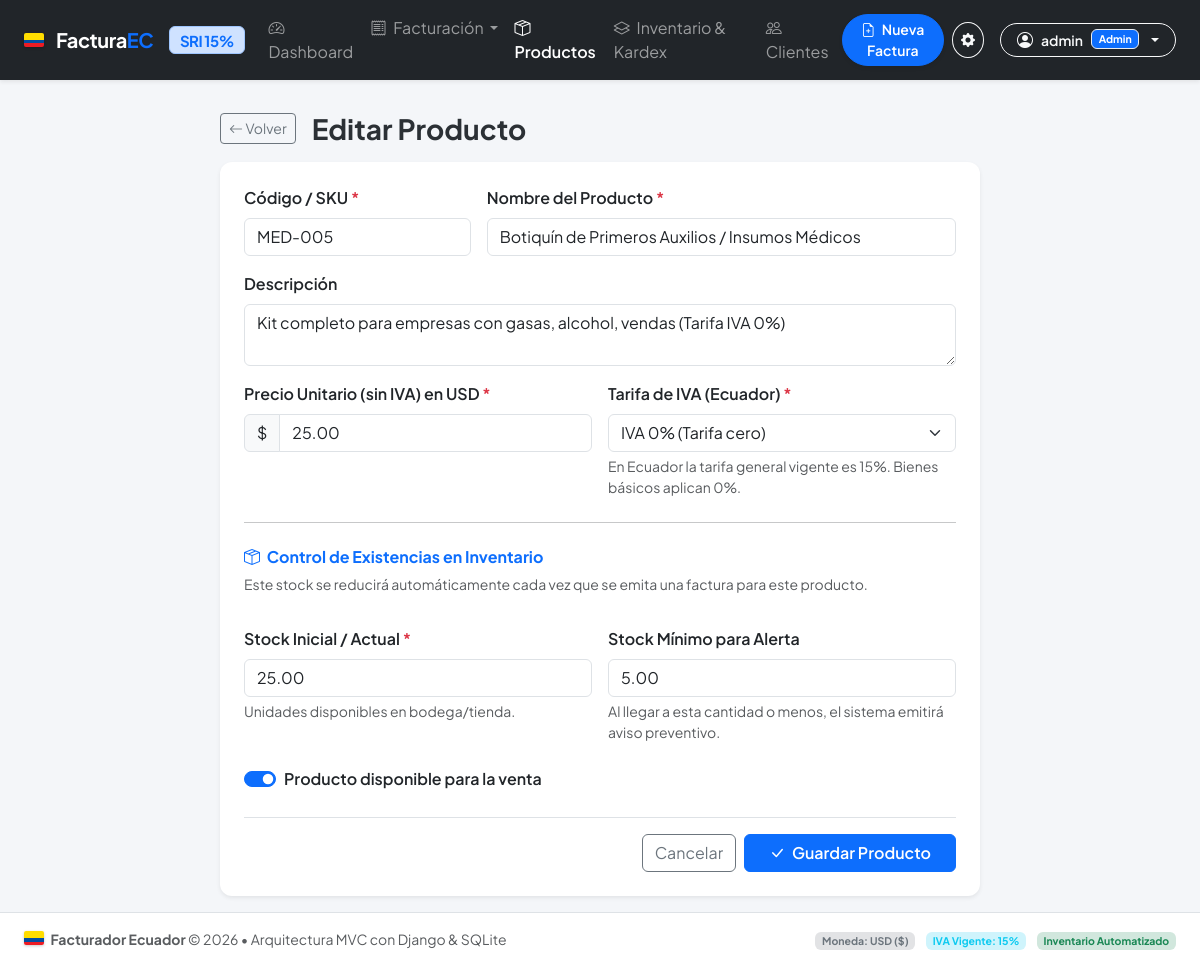
The page /productos/5/editar/ (signed in) on the database its author committed.
### src/facturador/models.py (models this page shows, shortened)
class Producto(models.Model):
    TARIFA_IVA_CHOICES = [
        (Decimal('15.00'), 'IVA 15% (Tarifa vigente Ecuador)'),
        (Decimal('0.00'), 'IVA 0% (Tarifa cero)'),
    ]
    codigo = models.CharField(max_length=50, unique=True, verbose_name="Código / SKU")
    nombre = models.CharField(max_length=200, verbose_name="Nombre del Producto")
    descripcion = models.TextField(blank=True, default="", verbose_name="Descripción")
    precio_unitario = models.DecimalField(max_digits=12, decimal_places=2, verbose_name="Precio Unitario (sin IVA)")
    tarifa_iva = models.DecimalField(
        max_digits=5,
        decimal_places=2,
        choices=TARIFA_IVA_CHOICES,
        default=Decimal('15.00'),
        verbose_name="Tarifa de IVA"
    )
    stock = models.DecimalField(max_digits=12, decimal_places=2, default=Decimal('0.00'), verbose_name="Stock en Inventario")
    stock_minimo = models.DecimalField(max_digits=12, decimal_places=2, default=Decimal('5.00'), verbose_name="Stock Mínimo")
    activo = models.BooleanField(default=True, verbose_name="Activo")
    creado_en = models.DateTimeField(auto_now_add=True)
    actualizado_en = models.DateTimeField(auto_now=True)
    class Meta:
        verbose_name = "Producto"
        verbose_name_plural = "Productos"
        ordering = ['nombre']

### src/facturador/views.py (the view)
# urls.py: path('productos/<int:pk>/editar/', views.producto_editar, name='producto_editar'),
@bodeguero_o_admin
def producto_editar(request, pk):
    producto = get_object_or_404(Producto, pk=pk)
    if request.method == 'POST':
        form = ProductoForm(request.POST, instance=producto)
        if form.is_valid():
            form.save()
            messages.success(request, f"Producto '{producto.nombre}' actualizado.")
            return redirect('producto_lista')
    else:
        form = ProductoForm(instance=producto)
    return render(request, 'facturador/producto_form.html', {'form': form, 'titulo': 'Editar Producto', 'producto': producto})

### src/facturador/forms.py
class ProductoForm(forms.ModelForm):
    class Meta:
        model = Producto
        fields = ['codigo', 'nombre', 'descripcion', 'precio_unitario', 'tarifa_iva', 'stock', 'stock_minimo', 'activo']
        widgets = {
            'codigo': forms.TextInput(attrs={'class': 'form-control', 'placeholder': 'Ej. PROD-001'}),
            'nombre': forms.TextInput(attrs={'class': 'form-control', 'placeholder': 'Nombre descriptivo'}),
            'descripcion': forms.Textarea(attrs={'class': 'form-control', 'rows': 2, 'placeholder': 'Detalles adicionales (opcional)'}),
            'precio_unitario': forms.NumberInput(attrs={'class': 'form-control', 'step': '0.01', 'min': '0'}),
            'tarifa_iva': forms.Select(attrs={'class': 'form-select'}),
            'stock': forms.NumberInput(attrs={'class': 'form-control', 'step': '1', 'min': '0'}),
            'stock_minimo': forms.NumberInput(attrs={'class': 'form-control', 'step': '1', 'min': '0'}),
            'activo': forms.CheckboxInput(attrs={'class': 'form-check-input'}),
        }

### src/facturador/models.py (called while the page is built)
    @property
    def es_admin(self):
        return self.rol == self.ROL_ADMIN or self.usuario.is_superuser

    @property
    def es_asesor(self):
        return self.rol in [self.ROL_ADMIN, self.ROL_ASESOR] or self.usuario.is_superuser

    @property
    def es_bodeguero(self):
        return self.rol in [self.ROL_ADMIN, self.ROL_BODEGUERO] or self.usuario.is_superuser

### templates/facturador/producto_form.html (shortened to what this page needs)
{% extends 'base.html' %}
{% block content %}
<div class="row justify-content-center">
    <div class="col-lg-8">
        <div class="d-flex align-items-center mb-3">
            <a href="{% url 'producto_lista' %}" class="btn btn-outline-secondary btn-sm me-3">
                <i class="bi bi-arrow-left"></i> Volver
            </a>
            <h3 class="fw-bold mb-0">{{ titulo }}</h3>
        </div>
        <div class="card shadow-sm">
            <div class="card-body p-4">
                <form method="post" novalidate>
                    <div class="row g-3">
                        <div class="col-md-4">
                            <label class="form-label fw-semibold">Código / SKU <span class="text-danger">*</span></label>
                            {{ form.codigo }}
                        </div>
                        <div class="col-md-8">
                            <label class="form-label fw-semibold">Nombre del Producto <span class="text-danger">*</span></label>
                            {{ form.nombre }}
                        </div>
                        <div class="col-12">
                            <label class="form-label fw-semibold">Descripción</label>
                            {{ form.descripcion }}
                        </div>
                        <div class="col-md-6">
                            <label class="form-label fw-semibold">Precio Unitario (sin IVA) en USD <span class="text-danger">*</span></label>
                            <div class="input-group">
                                <span class="input-group-text">$</span>
                                {{ form.precio_unitario }}
                            </div>
                        </div>
                        <div class="col-md-6">
                            <label class="form-label fw-semibold">Tarifa de IVA (Ecuador) <span class="text-danger">*</span></label>
                            {{ form.tarifa_iva }}
                            <div class="form-text">En Ecuador la tarifa general vigente es 15%. Bienes básicos aplican 0%.</div>
                        </div>
                        <div class="col-12"><hr class="my-2"></div>
                        <div class="col-12">
                            <h6 class="fw-bold text-primary mb-2">
                                <i class="bi bi-box-seam me-1"></i> Control de Existencias en Inventario
                            </h6>
                            <p class="text-muted small mb-3">
                                Este stock se reducirá automáticamente cada vez que se emita una factura para este producto.
                            </p>
                        </div>
                        <div class="col-md-6">
                            <label class="form-label fw-semibold">Stock Inicial / Actual <span class="text-danger">*</span></label>
                            {{ form.stock }}
                            <div class="form-text">Unidades disponibles en bodega/tienda.</div>
                        </div>
                        <div class="col-md-6">
                            <label class="form-label fw-semibold">Stock Mínimo para Alerta</label>
                            {{ form.stock_minimo }}
                            <div class="form-text">Al llegar a esta cantidad o menos, el sistema emitirá aviso preventivo.</div>
                        </div>
                        <div class="col-12">
                            <div class="form-check form-switch mt-2">
                                {{ form.activo }}
                                <label class="form-check-label fw-semibold" for="{{ form.activo.id_for_label }}">
                                    Producto disponible para la venta
                                </label>
                            </div>
                        </div>
                    </div>
                    <div class="d-flex justify-content-end gap-2 mt-4 pt-3 border-top">
                        <a href="{% url 'producto_lista' %}" class="btn btn-outline-secondary">Cancelar</a>
                        <button type="submit" class="btn btn-primary px-4 fw-semibold">
                            <i class="bi bi-check-lg me-1"></i> Guardar Producto
                        </button>
                    </div>
                </form>
            </div>
        </div>
    </div>
</div>
{% endblock %}

### templates/base.html (shortened to what this page needs)
{% load static %}
<!DOCTYPE html>
<html lang="es">
<head>
    <link href="https://cdn.jsdelivr.net/npm/bootstrap@5.3.3/dist/css/bootstrap.min.css" rel="stylesheet">
    <link rel="stylesheet" href="https://cdn.jsdelivr.net/npm/bootstrap-icons@1.11.3/font/bootstrap-icons.min.css">
    <link rel="stylesheet" href="{% static 'css/style.css' %}">
</head>
<body>
    <nav class="navbar navbar-expand-lg navbar-dark bg-dark sticky-top no-print shadow-sm">
        <div class="container-fluid px-4">
            <a class="navbar-brand navbar-brand-custom text-white" href="{% url 'dashboard' %}">
                <span class="flag-badge me-1"></span>
                <span>Factura<span class="text-primary fw-bold">EC</span></span>
                <span class="badge bg-primary-subtle text-primary border border-primary-subtle ms-2 fs-7">SRI 15%</span>
            </a>
            <div class="collapse navbar-collapse" id="navbarMain">
                {% if request.user.is_authenticated %}
                <ul class="navbar-nav me-auto mb-2 mb-lg-0">
                    <li class="nav-item">
                        <a class="nav-link {% if request.resolver_match.url_name == 'dashboard' %}active fw-semibold text-white{% endif %}" href="{% url 'dashboard' %}">
                            <i class="bi bi-speedometer2 me-1"></i> Dashboard
                        </a>
                    </li>
                    {% if request.user.perfil.es_asesor %}
                    <li class="nav-item dropdown">
                        <a class="nav-link dropdown-toggle {% if 'factura' in request.resolver_match.url_name %}active fw-semibold text-white{% endif %}" href="#" role="button" data-bs-toggle="dropdown">
                            <i class="bi bi-receipt me-1"></i> Facturación
                        </a>
                    </li>
                    {% endif %}
                    <li class="nav-item">
                        <a class="nav-link {% if 'producto' in request.resolver_match.url_name %}active fw-semibold text-white{% endif %}" href="{% url 'producto_lista' %}">
                            <i class="bi bi-box-seam me-1"></i> Productos
                        </a>
                    </li>
                    {% if request.user.perfil.es_bodeguero %}
                    <li class="nav-item">
                        <a class="nav-link {% if 'inventario' in request.resolver_match.url_name %}active fw-semibold text-white{% endif %}" href="{% url 'inventario_dashboard' %}">
                            <i class="bi bi-layers me-1"></i> Inventario & Kardex
                        </a>
                    </li>
                    {% endif %}
                    {% if request.user.perfil.es_asesor %}
                    <li class="nav-item">
                        <a class="nav-link {% if 'cliente' in request.resolver_match.url_name %}active fw-semibold text-white{% endif %}" href="{% url 'cliente_lista' %}">
                            <i class="bi bi-people me-1"></i> Clientes
                        </a>
                    </li>
                    {% endif %}
                </ul>
                <div class="d-flex align-items-center gap-2">
                    {% if request.user.perfil.es_asesor %}
                    <a href="{% url 'factura_crear' %}" class="btn btn-primary btn-sm px-3 shadow-sm rounded-pill fw-semibold">
                        <i class="bi bi-file-earmark-plus me-1"></i> Nueva Factura
                    </a>
                    {% endif %}
                    {% if request.user.perfil.es_admin %}
                    <a href="{% url 'emisor_configuracion' %}" class="btn btn-outline-light btn-sm rounded-circle p-2" title="Configuración de Emisor" style="width: 36px; height: 36px; display: inline-flex; align-items: center; justify-content: center;">
                        <i class="bi bi-gear-fill"></i>
                    </a>
                    {% endif %}
                    <div class="dropdown ms-2">
                        <button class="btn btn-outline-light btn-sm dropdown-toggle d-flex align-items-center gap-2 rounded-pill px-3 py-1" type="button" data-bs-toggle="dropdown" aria-expanded="false">
                            <i class="bi bi-person-circle fs-6"></i>
                            <span class="fw-semibold">{{ request.user.username }}</span>
                            {% if request.user.perfil.rol == 'ADMINISTRADOR' %}
                                <span class="badge bg-primary text-white border border-light-subtle">Admin</span>
                            {% elif request.user.perfil.rol == 'ASESOR' %}
                                <span class="badge bg-success text-white border border-light-subtle">Asesor</span>
                            {% elif request.user.perfil.rol == 'BODEGUERO' %}
                                <span class="badge bg-warning text-dark border border-light-subtle">Bodeguero</span>
                            {% endif %}
                        </button>
                    </div>
                </div>
                {% endif %}
            </div>
        </div>
    </nav>
    <main class="flex-grow-1 container-fluid px-4 py-3">
        {% block content %}{% endblock %}
    </main>
    <footer class="bg-white border-top py-3 mt-auto no-print">
        <div class="container-fluid px-4 d-flex flex-wrap justify-content-between align-items-center text-muted small">
            <div>
                <span class="flag-badge me-1"></span>
                <strong>Facturador Ecuador</strong> &copy; {% now "Y" %} &bull; Arquitectura MVC con Django & SQLite
            </div>
            <div>
                <span class="badge bg-secondary-subtle text-secondary me-2">Moneda: USD ($)</span>
                <span class="badge bg-info-subtle text-info me-2">IVA Vigente: 15%</span>
                <span class="badge bg-success-subtle text-success">Inventario Automatizado</span>
            </div>
        </div>
    </footer>
</body>
</html>

### static/css/style.css (style rules this page uses)
:root { --primary-color: #0d6efd; --primary-dark: #0a58ca; --accent-color: #0dcaf0; --bg-light: #f8f9fa; --sidebar-bg: #1e293b; --card-shadow: 0 0.125rem 0.25rem rgba(0, 0, 0, 0.075); --card-shadow-hover: 0 0.5rem 1rem rgba(0, 0, 0, 0.12); }
body { font-family: 'Plus Jakarta Sans', system-ui, -apple-system, sans-serif; background-color: #f4f6f9; color: #2b3035; min-height: 100vh; display: flex; flex-direction: column; }
.navbar-brand-custom { font-weight: 700; letter-spacing: -0.5px; display: flex; align-items: center; gap: 0.5rem; }
.flag-badge { background: linear-gradient(180deg, #ffdd00 0%, #ffdd00 50%, #034ea2 50%, #034ea2 75%, #ed1c24 75%, #ed1c24 100%); width: 20px; height: 14px; display: inline-block; border-radius: 2px; box-shadow: 0 1px 3px rgba(0,0,0,0.2); }
.card { border: none; border-radius: 0.75rem; box-shadow: var(--card-shadow); transition: transform 0.15s ease-in-out, box-shadow 0.15s ease-in-out; }

### rows shown on the page
Producto: codigo "MED-005", nombre "Botiquín de Primeros Auxilios / Insumos Médicos", descripcion "Kit completo para empresas con gasas, alcohol, vendas (Tarifa IVA 0%)", precio_unitario "25.00", tarifa_iva "IVA 0% (Tarifa cero)", stock "25.00", stock_minimo "5.00", activo "☑"

### other values the page prints
{{ request.user.username }} "admin"
{{ titulo }} "Editar Producto"
